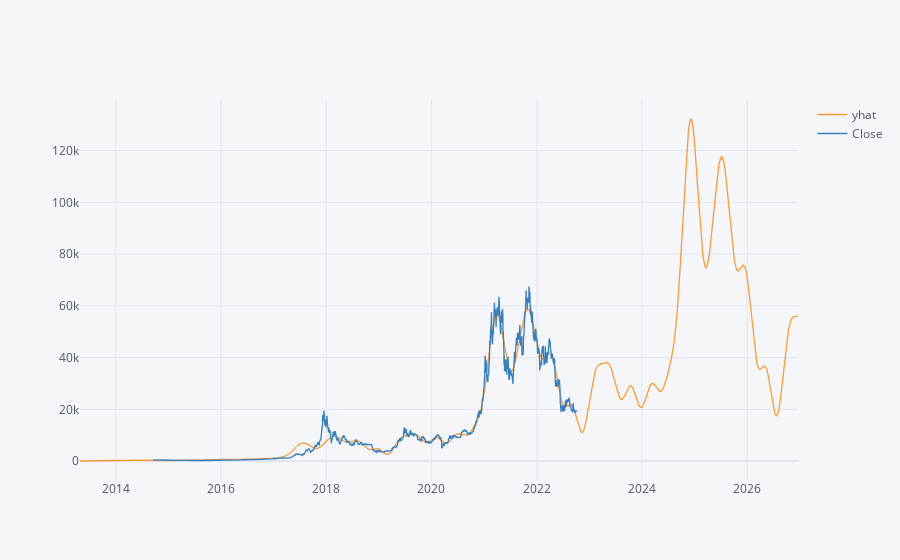

The notebook cell saved with this chart:
### Code cell
result[['yhat', 'Close']].iplot()

### Figure 1 — Plotly figure (JSON) as saved in the notebook; plotly's stock layout.template omitted (floating-point values rounded to 4 significant figures; data arrays with more than 128 entries replaced by an {"elided": "..."} marker saying what was removed)
{"data": [{"line": {"color": "rgba(255, 153, 51, 1.0)", "dash": "solid", "shape": "linear", "width": 1.3}, "mode": "lines", "name": "yhat", "text": "", "type": "scatter", "x": {"elided": "4987 str values"}, "y": {"elided": "4987 mixed values"}}, {"line": {"color": "rgba(55, 128, 191, 1.0)", "dash": "solid", "shape": "linear", "width": 1.3}, "mode": "lines", "name": "Close", "text": "", "type": "scatter", "x": {"elided": "4987 str values"}, "y": {"elided": "4987 mixed values"}}], "layout": {"legend": {"bgcolor": "#F5F6F9", "font": {"color": "#4D5663"}}, "paper_bgcolor": "#F5F6F9", "plot_bgcolor": "#F5F6F9", "title": {"font": {"color": "#4D5663"}}, "xaxis": {"gridcolor": "#E1E5ED", "showgrid": true, "tickfont": {"color": "#4D5663"}, "title": {"font": {"color": "#4D5663"}, "text": ""}, "zerolinecolor": "#E1E5ED"}, "yaxis": {"gridcolor": "#E1E5ED", "showgrid": true, "tickfont": {"color": "#4D5663"}, "title": {"font": {"color": "#4D5663"}, "text": ""}, "zerolinecolor": "#E1E5ED"}}}
